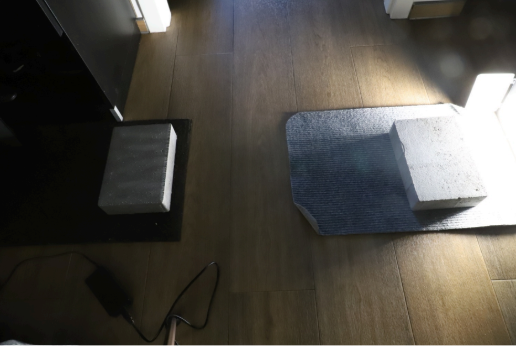
#> input picture example.png, 516 x 346 px
$ python darkeningImage.py
#> lines starting #> are read from the running program, lines starting #| are printed output that depends on the picture
import numpy as np
import cv2

image = cv2.imread('example.png')
#> image is the input picture: shape (346, 516, 3); mean B, G, R 68.4, 75, 78.4
if image is None:
    print("Błąd: Nie udało się wczytać obrazu.")
    exit()
cv2.imshow('Original', image)

#opencv
dark = cv2.subtract(np.uint8(image), np.uint8([80]))
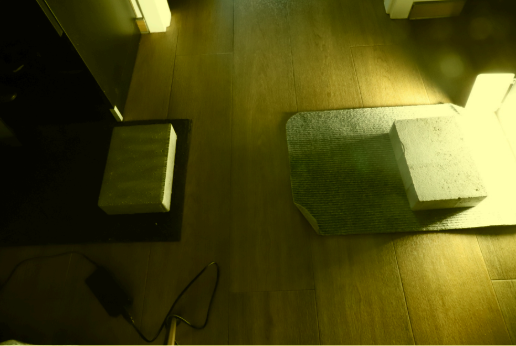
#> dark: shape (346, 516, 3); mean B, G, R 20.8, 75, 78.4
cv2.imshow('Dark Image via OpenCV', dark)

#numpy
dark2 = np.uint8(image) - np.uint8([80])
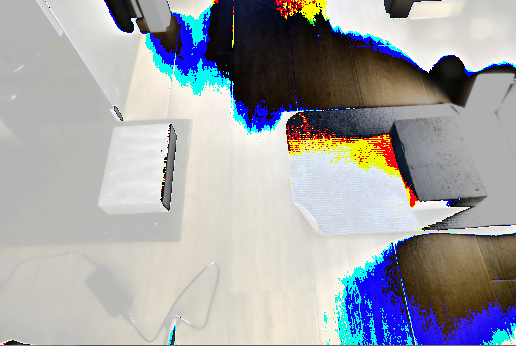
#> dark2: shape (346, 516, 3); mean B, G, R 167.6, 164.4, 163.1
cv2.imshow('Dark Image via NumPy', dark2)
cv2.waitKey(0)
